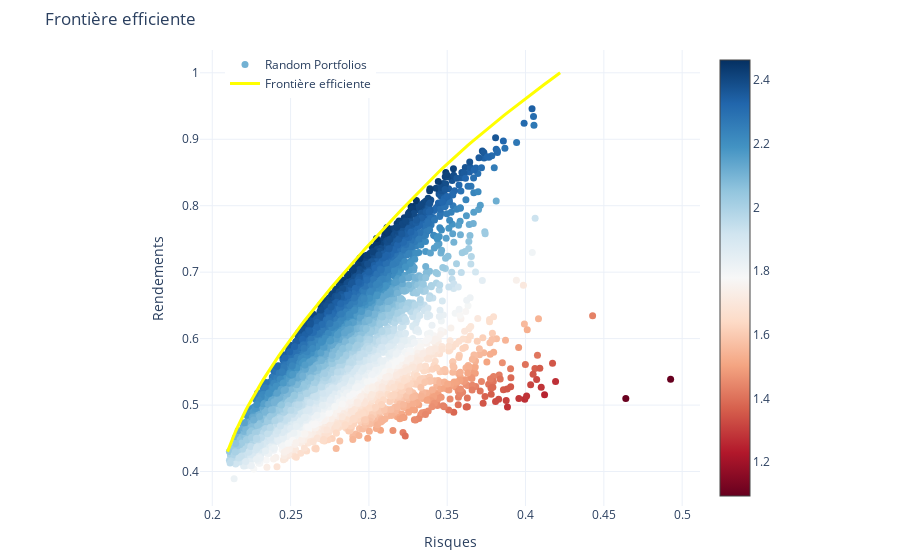

Notebook code for this chart:
### Code cell
fig = go.Figure()
fig.update_layout(
    margin=dict(l=200, r=200, t=50, b=50),
)
fig.add_trace(go.Scatter(x=portfolios_df['risks'], y=portfolios_df['returns'], mode='markers', marker=dict(color=portfolios_df['returns']/portfolios_df['risks'], showscale=True, colorscale='RdBu', size=7), name="Random Portfolios"))
fig.add_trace(go.Scatter(x=frontier_risks, y=frontier_returns, mode='lines', line=dict(color='yellow', width=3), name='Frontière efficiente'))
fig.update_layout(title='Frontière efficiente', yaxis_title='Rendements', xaxis_title='Risques', legend=dict(yanchor="top", y=1, xanchor="left", x=0.05))
fig.show()

### Figure 1 — Plotly figure (JSON) as saved in the notebook; plotly's stock layout.template omitted (floating-point values rounded to 4 significant figures; data arrays with more than 128 entries replaced by an {"elided": "..."} marker saying what was removed)
{"data": [{"marker": {"color": {"elided": "10000 float values"}, "colorscale": [[0, "rgb(103,0,31)"], [0.1, "rgb(178,24,43)"], [0.2, "rgb(214,96,77)"], [0.3, "rgb(244,165,130)"], [0.4, "rgb(253,219,199)"], [0.5, "rgb(247,247,247)"], [0.6, "rgb(209,229,240)"], [0.7, "rgb(146,197,222)"], [0.8, "rgb(67,147,195)"], [0.9, "rgb(33,102,172)"], [1, "rgb(5,48,97)"]], "showscale": true, "size": 7}, "mode": "markers", "name": "Random Portfolios", "type": "scatter", "x": {"elided": "10000 float values"}, "y": {"elided": "10000 float values"}}, {"line": {"color": "yellow", "width": 3}, "mode": "lines", "name": "Frontière efficiente", "type": "scatter", "x": [0.2097, 0.2106, 0.2116, 0.2125, 0.2136, 0.2146, 0.2157, 0.2168, 0.218, 0.2192, 0.2204, 0.2216, 0.2229, 0.2242, 0.2256, 0.227, 0.2284, 0.2298, 0.2313, 0.2328, 0.2344, 0.2359, 0.2375, 0.2391, 0.2408, 0.2424, 0.2441, 0.2458, 0.2476, 0.2494, 0.2511, 0.253, 0.2548, 0.2566, 0.2585, 0.2604, 0.2623, 0.2643, 0.2662, 0.2682, 0.2702, 0.2722, 0.2742, 0.2763, 0.2783, 0.2804, 0.2825, 0.2846, 0.2868, 0.2889, 0.2911, 0.2932, 0.2954, 0.2976, 0.2998, 0.3021, 0.3043, 0.3066, 0.3088, 0.3111, 0.3134, 0.3157, 0.318, 0.3204, 0.3227, 0.325, 0.3274, 0.3298, 0.3322, 0.3345, 0.337, 0.3394, 0.3419, 0.3444, 0.347, 0.3495, 0.3522, 0.3549, 0.3576, 0.3603, 0.3631, 0.3659, 0.3688, 0.3717, 0.3746, 0.3776, 0.3806, 0.3836, 0.3867, 0.3897, 0.3929, 0.396, 0.3992, 0.4024, 0.4056, 0.4088, 0.4121, 0.4154, 0.4187, 0.4221], "y": [0.43, 0.4358, 0.4416, 0.4473, 0.4531, 0.4588, 0.4646, 0.4703, 0.4761, 0.4819, 0.4876, 0.4934, 0.4991, 0.5049, 0.5106, 0.5164, 0.5222, 0.5279, 0.5337, 0.5394, 0.5452, 0.5509, 0.5567, 0.5625, 0.5682, 0.574, 0.5797, 0.5855, 0.5912, 0.597, 0.6028, 0.6085, 0.6143, 0.62, 0.6258, 0.6315, 0.6373, 0.6431, 0.6488, 0.6546, 0.6603, 0.6661, 0.6718, 0.6776, 0.6834, 0.6891, 0.6949, 0.7006, 0.7064, 0.7121, 0.7179, 0.7237, 0.7294, 0.7352, 0.7409, 0.7467, 0.7524, 0.7582, 0.764, 0.7697, 0.7755, 0.7812, 0.787, 0.7927, 0.7985, 0.8043, 0.81, 0.8158, 0.8215, 0.8273, 0.833, 0.8388, 0.8446, 0.8503, 0.8561, 0.8618, 0.8676, 0.8733, 0.8791, 0.8849, 0.8906, 0.8964, 0.9021, 0.9079, 0.9136, 0.9194, 0.9252, 0.9309, 0.9367, 0.9424, 0.9482, 0.9539, 0.9597, 0.9655, 0.9712, 0.977, 0.9827, 0.9885, 0.9942, 1]}], "layout": {"legend": {"x": 0.05, "xanchor": "left", "y": 1, "yanchor": "top"}, "margin": {"b": 50, "l": 200, "r": 200, "t": 50}, "title": {"text": "Frontière efficiente"}, "xaxis": {"title": {"text": "Risques"}}, "yaxis": {"title": {"text": "Rendements"}}}}
